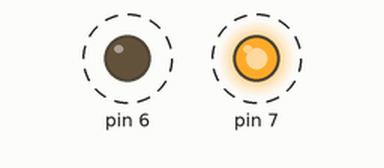
This sketch was run on a simulated Arduino Uno, built with avr-gcc and run on an emulated ATmega328P. On the bench: output pins drawn as LEDs (lit = HIGH). Dashed ring = blinking.

Above: at 0.5 s.
Timing chart, 0 to 4.6 s (numbered marks = the images above):
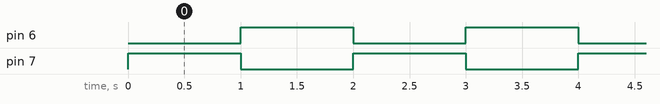

The sketch:

arduino_lesson_one.ino
```cpp
// C++ code
// JA Modify
void setup()
{
  pinMode(7, OUTPUT);
  pinMode(6, OUTPUT);

}

void loop()
{

  /*for(int i = 0; i < 2; i++)
  {
    digitalWrite(7, HIGH);
    digitalWrite(6, HIGH);
    delay(1000);
    digitalWrite(7, LOW);
    digitalWrite(6, LOW);
    delay(1000);
  }*/

  for(int i = 0; i < 2; i++)
  {
    digitalWrite(6, LOW);
  	digitalWrite(7, HIGH);
  	delay(1000);

  	digitalWrite(7, LOW);
    digitalWrite(6, HIGH);
  	delay(1000);
  }

  /*digitalWrite(6, LOW);

  for(int i = 0; i < 4; i++)
  {
  	digitalWrite(7, HIGH);
    delay(250);
    digitalWrite(6, HIGH);
    delay(250);


	digitalWrite(7, LOW);
    delay(250);
    digitalWrite(6, LOW);
    delay(250);


  }
  */

}
```

Measured:
- by itself, pin 6, pin 7: alternates HIGH for 1.0 s and LOW for 1.0 s
